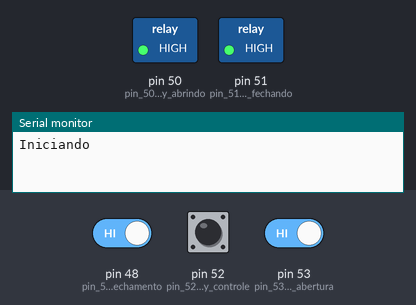
Bench run of a program on a simulated Arduino Mega 2560, built with avr-gcc and run on an emulated ATmega2560. Parts: switched loads named in the program (green lamp = pin HIGH), the last lines printed to the serial monitor. The test bench sets the inputs (shaded band); at power-on: pin 52 (pin_52_relay_controle) HIGH, pin 48 (pin_54_sensor_fim_do_fechamento) HIGH, pin 53 (pin_53_sensor_fim_da_abertura) HIGH.

Above: at 1.2 s.
1.3 s: pin 52 (pin_52_relay_controle) pulled LOW for 3.2 s
At 2.1 s:
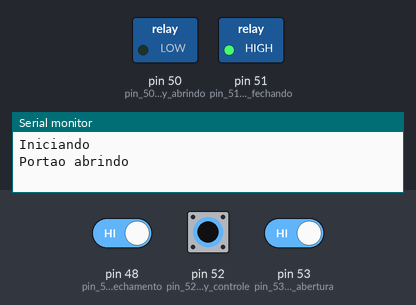
6.0 s: pin 52 (pin_52_relay_controle) pulled LOW for 0.15 s
At 6.9 s:
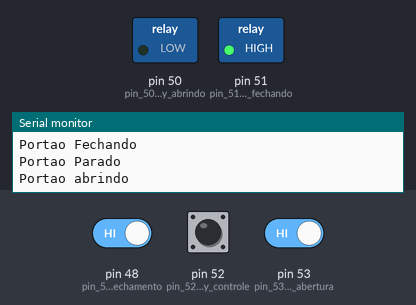
7.6 s: pin 52 (pin_52_relay_controle) pulled LOW for 1 s
At 8.1 s:
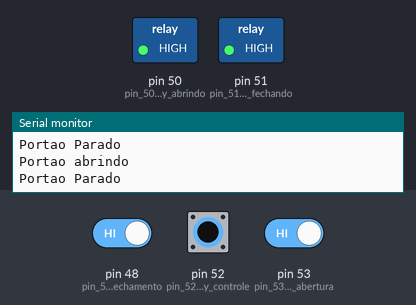
Timing chart, 0 to 10.6 s (numbered marks = the images above; inputs shaded):
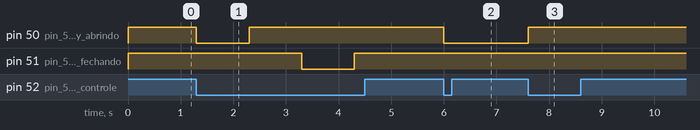

Measured:
- after the input at 1.3 s, pin 50 (pin_50_relay_abrindo): HIGH → LOW at once, → HIGH 1.0 s later; pin 51 (pin_51_relay_fechando): HIGH → LOW after 2.0 s, → HIGH 1.0 s later
- after the input at 6.0 s, pin 50 (pin_50_relay_abrindo): HIGH → LOW at once
- after the input at 7.6 s, pin 50 (pin_50_relay_abrindo): LOW → HIGH at once

The program:

main.cpp
```cpp
// (licence header left out)
#include <Arduino.h>
int contador = 0;
int pin_50_relay_abrindo = 50;
int pin_51_relay_fechando = 51;
int pin_52_relay_controle = 52;
int pin_53_sensor_fim_da_abertura = 53;
int pin_54_sensor_fim_do_fechamento = 48;

int postao_status = 0; // 0 parado, 1 abrindo e 2 fechando
int portao_fechado = 0;
int botao_acionado = 0;
int sensor_fim_da_abertura = 0;
int sensor_fim_do_fechamento = 0;
int click = 0;
int ativo = LOW;
int desativado = HIGH;

/**
 * @brief
 *
 */

void setup()
{
  pinMode(pin_50_relay_abrindo, OUTPUT);
  pinMode(pin_51_relay_fechando, OUTPUT);
  pinMode(pin_52_relay_controle, INPUT_PULLUP);
  pinMode(pin_53_sensor_fim_da_abertura, INPUT_PULLUP);
  pinMode(pin_54_sensor_fim_do_fechamento, INPUT_PULLUP);

  digitalWrite(pin_50_relay_abrindo, desativado);
  digitalWrite(pin_51_relay_fechando, desativado);
  digitalWrite(pin_52_relay_controle, desativado);
  digitalWrite(pin_53_sensor_fim_da_abertura, desativado);
  digitalWrite(pin_54_sensor_fim_do_fechamento, desativado);

  Serial.begin(9600);
  Serial.println("Iniciando");
}

void debug()
{

  Serial.print("pin_50_relay_abrindo: ");
  Serial.println(digitalRead(pin_50_relay_abrindo));

  Serial.print("pin_51_relay_fechando: ");
  Serial.println(digitalRead(pin_51_relay_fechando));

  Serial.print("pin_52_relay_controle: ");
  Serial.println(digitalRead(pin_52_relay_controle));

  Serial.print("pin_53_sensor_fim_da_abertura: ");
  Serial.println(digitalRead(pin_53_sensor_fim_da_abertura));

  Serial.print("pin_54_sensor_fim_do_fechamento: ");
  Serial.println(digitalRead(pin_54_sensor_fim_do_fechamento));

  Serial.print("postao_status: ");
  Serial.println(postao_status);

  Serial.print("sensor_fim_da_abertura: ");
  Serial.println(sensor_fim_da_abertura);

  Serial.println(" ");
}

/**
 * @brief
 *
 */

void loop()
{

 // debug();

  // delay(1000);

  botao_acionado = digitalRead(pin_52_relay_controle);
  sensor_fim_da_abertura   = digitalRead(pin_53_sensor_fim_da_abertura);
  sensor_fim_do_fechamento = digitalRead(pin_54_sensor_fim_do_fechamento);

  if (sensor_fim_da_abertura == ativo)
  {
    digitalWrite(pin_50_relay_abrindo, desativado);
    postao_status = 3 - 1;
  }

  if (sensor_fim_do_fechamento == ativo)
  {
    digitalWrite(pin_51_relay_fechando, desativado);
    postao_status = 0;
  }


  // Serial.print("pin_50_relay_abreindo: ");
  // Serial.println(digitalRead(pin_50_relay_abrindo));

  if (botao_acionado == ativo)
  {

    postao_status++;

    if (postao_status == 1)
    {
      Serial.println("Portao abrindo");
      digitalWrite(pin_50_relay_abrindo, ativo);
    }

    if (postao_status == 2)
    {
      Serial.println("Portao Parado");
      digitalWrite(pin_50_relay_abrindo, desativado);
    }

    if (postao_status == 3)
    {
      Serial.println("Portao Fechando");
      digitalWrite(pin_51_relay_fechando, ativo);
    }

    if (postao_status == 4)
    {
      Serial.println("Portao Parado");
      digitalWrite(pin_51_relay_fechando, desativado);
      postao_status = 0;
    }

    delay(1000);
  }

  //   delay(1000);

  //  }

  //  //   if(fim_de_curso == 0){
  //   //    postao_status = 0;
  //   //    click = 2;
  //    // }

  //   contador++;
  //   Serial.println(contador);
}
```
